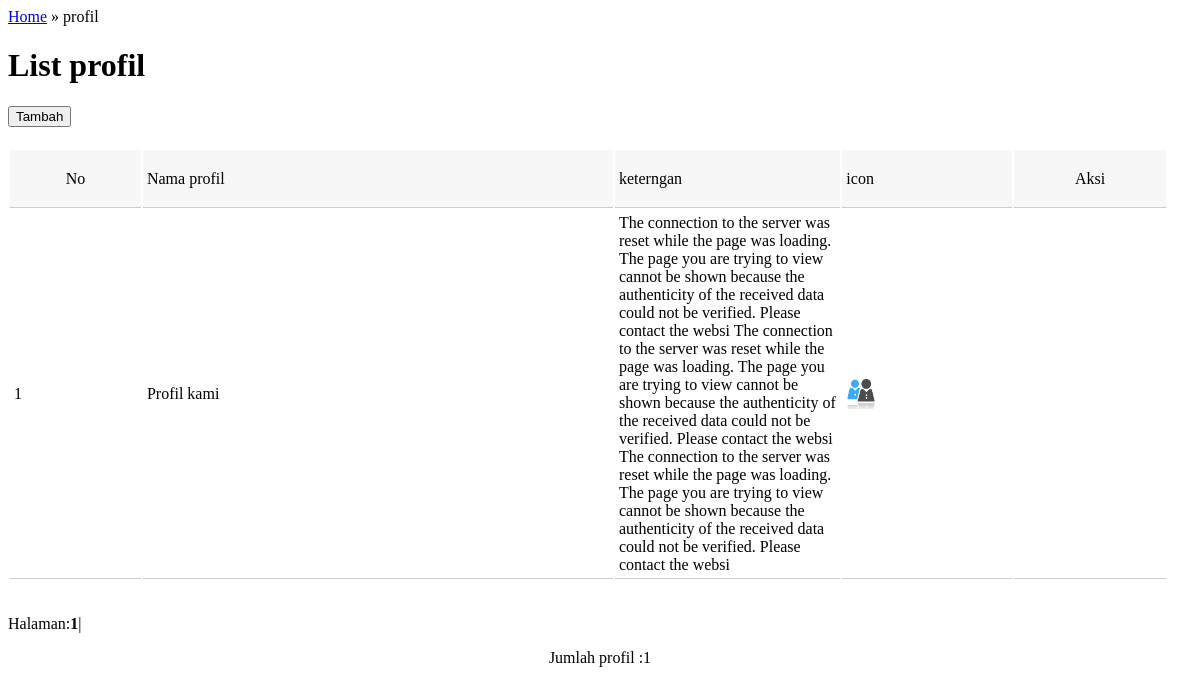
Screenshot of /admin/profil/profil.php with the database file from the repository.
### tables this page shows
CREATE TABLE `profil` (
  `id_profil` int(10) NOT NULL,
  `nm_profil` varchar(50) NOT NULL,
  `ket_profil` text NOT NULL,
  `gambar_profil` text NOT NULL
);

### admin/profil/profil.php (the view, shortened to what this page needs)
<div class="col10 scrumb"><a href="home.php">Home</a> &raquo; profil </div>
	<div class="tab-container">
<div class="tab tab-1">
				<h1>List profil</h1>
				<p>
<h1><a href="home.php?page=tambah_profil"><button class="btn btn-blue"><i class="fa fa-plus"></i> Tambah</button></a></h1>
<table class="my-table">
  <thead>
  <tr>
    <td width="53" height="58"><div align="center">No</div></td>
    <td width="211">Nama profil</td>
    <td width="97">keterngan</td>
    <td width="71">icon</td>
    <td><div align="center">Aksi</div></td>
    </tr>
    </thead>
<?php
$no=1;
$batas=15;
$halaman=isset($_GET['halaman'])?$_GET['halaman']:'';
if(empty($halaman))
{
$posisi=0;
$halaman=1;
}
else
{
$posisi=($halaman-1)*$batas;
}
$tampil="select*from profil order by nm_profil LIMIT $posisi,$batas";
$hasil=mysql_query($tampil);
while($row=mysql_fetch_array($hasil))
{
 ?>
 <tr>
      <td height="32"><div align="left"> <?php echo $no; ?></div><div align="center"></div></td>
    <td><div align="left"><?php echo $row['nm_profil']; ?></div></td>
    <td><?php echo $row['ket_profil']; ?></td>
    <td><div align="left"><img src="../asset/images/<?php echo $row['gambar_profil']; ?>" height="30" width="30" /></div></td>
    <td width="63"></td>
    </tr>
   <?php $no++; } ?>
</table>
  <p>
  <?php
	echo"<br>Halaman:";
	$tampil2="select*from profil order by nm_profil";
	$hasil2=mysql_query($tampil2);
	$jmldata=mysql_num_rows($hasil2);
	$jmlhalaman=ceil($jmldata/$batas);
	for($i=1;$i<=$jmlhalaman;$i++)
	if($i!=$halaman)
	{
	echo"<a href=home.php?page=profil&halaman=$i>$i</a>|";
	}
	else
	{
	echo"<b>$i</b>|";
	}
	?>
</p> <center> Jumlah  profil	:<?php echo $jmldata;?></center>
                </p>
			</div>
</div>

### admin/profil/profil.php (style rules this page uses)
.my-table { width:98%; }
.my-table thead { background-color:#f7f7f7; }
.my-table td { padding:4px 4px; border-bottom:1px #CCC solid; }

### rows the page displays
profil: nm_profil "Profil kami", ket_profil "The connection to the server was reset while the page was loading. The page you are trying to view cannot be shown because the authenticity of the received data could not be verified. Please contact the websi The connection to the server was reset while the page was loading. The page you are trying to view cannot be shown because the authenticity of the received data could not be verified. Please contact the websi The connection to the server was reset while the page was loading. The page you are trying to view cannot be shown because the authenticity of the received data could not be verified. Please contact the websi", gambar_profil (picture)

### other values shown
$jmldata "1"
